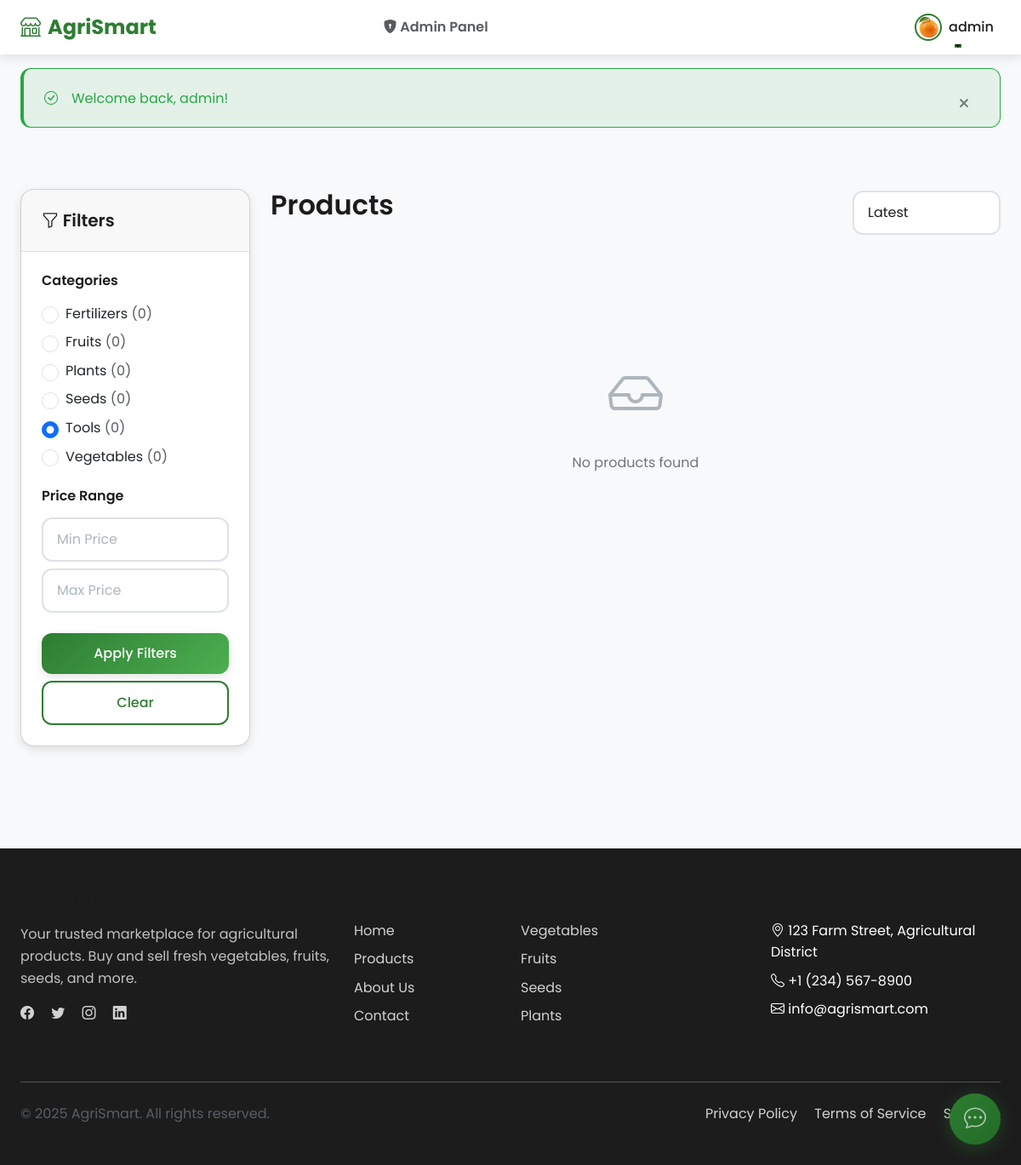
Screenshot of /public/products?category=5 (signed in) with the database file from the repository.
### tables this page shows
CREATE TABLE categories (
    id INT AUTO_INCREMENT PRIMARY KEY,
    name VARCHAR(100) NOT NULL UNIQUE,
    slug VARCHAR(100) NOT NULL UNIQUE,
    description TEXT,
    icon VARCHAR(50),
    image VARCHAR(255),
    is_active TINYINT(1) DEFAULT 1,
    created_at TIMESTAMP DEFAULT CURRENT_TIMESTAMP,
    updated_at TIMESTAMP DEFAULT CURRENT_TIMESTAMP ON UPDATE CURRENT_TIMESTAMP,
    INDEX idx_slug (slug),
    INDEX idx_active (is_active)
);

### app/controllers/ProductController.php (called while the page is built, shortened)
<?php
class ProductController {
    private $productModel;
    public function __construct() {
        $this->productModel = new Product();
    }
    public function index() {
        $page = $_GET['page'] ?? 1;
        $perPage = 12;
        $filters = [
            'category_id' => !empty($_GET['category']) ? $_GET['category'] : null,
            'search' => !empty($_GET['search']) ? $_GET['search'] : null,
            'min_price' => !empty($_GET['min_price']) ? $_GET['min_price'] : null,
            'max_price' => !empty($_GET['max_price']) ? $_GET['max_price'] : null,
            'sort' => $_GET['sort'] ?? 'latest'
        ];
        $products = $this->productModel->getAll($page, $perPage, $filters);
        $categories = $this->productModel->getCategories();
        require_once APP_PATH . '/views/products/index.php';
    }
}

### public/index.php (called while the page is built, shortened)
<?php
spl_autoload_register(function ($class) {
    $paths = [
        APP_PATH . '/controllers/',
        APP_PATH . '/models/',
        APP_PATH . '/middlewares/',
        APP_PATH . '/helpers/',
        APP_PATH . '/config/'
    ];
    foreach ($paths as $path) {
        $file = $path . $class . '.php';
        if (file_exists($file)) {
            return;
        }
    }
});
require_once APP_PATH . '/helpers/Security.php';
$route = $_GET['route'] ?? '';
$route = trim($route, '/');
$parts = $route ? explode('/', $route) : [];
$controller = $parts[0] ?? 'home';
$action = $parts[1] ?? 'index';
$params = array_slice($parts, 2);
$routeKey = $route;
if (isset($routes[$routeKey])) {
    $actionName = $routes[$routeKey]['action'];
} else {
    $controllerName = ucfirst($controller) . 'Controller';
    $actionName = $action;
}
try {
    $controllerInstance = new $controllerName();
    call_user_func_array([$controllerInstance, $actionName], $params);
} catch (Exception $e) {
    error_log("Application Error: " . $e->getMessage());
    http_response_code(500);
    require_once APP_PATH . '/views/errors/500.php';
    exit;
}

### app/config/database.php (called while the page is built, shortened)
<?php
class Database {
    private static $instance = null;
    private $connection;
    private function __construct() {
        try {
            $dsn = "mysql:host=" . self::HOST . ";dbname=" . self::DB_NAME . ";charset=utf8mb4";
            $options = [
                PDO::ATTR_ERRMODE => PDO::ERRMODE_EXCEPTION,
                PDO::ATTR_DEFAULT_FETCH_MODE => PDO::FETCH_ASSOC,
                PDO::ATTR_EMULATE_PREPARES => false,
                PDO::ATTR_PERSISTENT => false,
                PDO::MYSQL_ATTR_INIT_COMMAND => "SET NAMES utf8mb4"
            ];
            $this->connection = new PDO($dsn, self::USERNAME, self::PASSWORD, $options);
        } catch (PDOException $e) {
            die("Database Connection Failed: " . $e->getMessage());
        }
    }
    public static function getInstance() {
        if (self::$instance === null) {
            self::$instance = new self();
        }
        return self::$instance;
    }
    public function getConnection() {
        return $this->connection;
    }
}

### app/models/Product.php (called while the page is built, shortened)
<?php
class Product {
    private $db;
    public function __construct() {
        $this->db = Database::getInstance()->getConnection();
    }
    public function getCategories() {
        try {
            $sql = "SELECT c.*, COUNT(p.id) as products_count
                    FROM categories c
                    LEFT JOIN products p ON c.id = p.category_id AND p.is_active = 1
                    WHERE c.is_active = 1
                    GROUP BY c.id
                    ORDER BY c.name ASC";
            $stmt = $this->db->prepare($sql);
            $stmt->execute();
            return $stmt->fetchAll();
        } catch (PDOException $e) {
            error_log("Product getCategories error: " . $e->getMessage());
            return [];
        }
    }
}

### app/helpers/Security.php (called while the page is built, shortened)
<?php
class Security {
    public static function escape($data) {
        return htmlspecialchars($data, ENT_QUOTES, 'UTF-8');
    }
}

### app/views/products/index.php (the view, shortened to what this page needs)
<?php
require_once APP_PATH . '/views/layouts/header.php';
?>
<div class="container py-5">
    <div class="row">
        <div class="col-md-3 mb-4">
            <div class="card">
                <div class="card-header">
                    <h5 class="mb-0"><i class="bi bi-funnel"></i> Filters</h5>
                </div>
                <div class="card-body">
                    <form method="GET" action="<?php echo BASE_URL; ?>/products">
                        <div class="mb-4">
                            <h6 class="mb-3">Categories</h6>
                            <?php foreach ($categories as $cat): ?>
                            <div class="form-check mb-2">
                                <input type="radio" class="form-check-input" name="category"
                                       value="<?php echo $cat['id']; ?>"
                                       id="cat<?php echo $cat['id']; ?>"
                                       <?php echo (($_GET['category'] ?? '') == $cat['id']) ? 'checked' : ''; ?>>
                                <label class="form-check-label" for="cat<?php echo $cat['id']; ?>">
                                    <?php echo Security::escape($cat['name']); ?>
                                    <span class="text-muted">(<?php echo $cat['products_count']; ?>)</span>
                                </label>
                            </div>
                            <?php endforeach; ?>
                        </div>
                        <div class="mb-4">
                            <h6 class="mb-3">Price Range</h6>
                            <input type="number" class="form-control mb-2" name="min_price"
                                   placeholder="Min Price" value="<?php echo $_GET['min_price'] ?? ''; ?>">
                            <input type="number" class="form-control" name="max_price"
                                   placeholder="Max Price" value="<?php echo $_GET['max_price'] ?? ''; ?>">
                        </div>
                        <button type="submit" class="btn btn-primary w-100">Apply Filters</button>
                        <a href="<?php echo BASE_URL; ?>/products" class="btn btn-outline w-100 mt-2">Clear</a>
                    </form>
                </div>
            </div>
        </div>
        <div class="col-md-9">
            <div class="d-flex justify-content-between align-items-center mb-4">
                <h2>Products</h2>
                <div class="d-flex gap-2">
                    <select class="form-control" id="sortSelect" style="width: auto;">
                        <option value="latest" <?php echo (($_GET['sort'] ?? 'latest') === 'latest') ? 'selected' : ''; ?>>Latest</option>
                    </select>
                </div>
            </div>
            <div class="product-grid">
            </div>
            <?php if (empty($products['data'])): ?>
            <div class="text-center py-5">
                <i class="bi bi-inbox" style="font-size: 4rem; color: var(--text-light);"></i>
                <p class="text-secondary mt-3">No products found</p>
            </div>
            <?php endif; ?>
        </div>
    </div>
</div>
<?php require_once APP_PATH . '/views/layouts/footer.php'; ?>

### public/assets/css/style.css (style rules this page uses)
:root { --primary: #2E7D32; --primary-dark: #1B5E20; --primary-light: #4CAF50; --secondary: #81C784; --accent: #FFD54F; --accent-dark: #FFC107; --background: #F8F9FA; --surface: #FFFFFF; --text-primary: #1C1C1C; --text-secondary: #6C757D; --text-light: #ADB5BD; --border: #DEE2E6; --success: #28A745; --info: #17A2B8; --warning: #FFC107; --danger: #DC3545; --shadow-sm: 0 2px 4px rgba(0,0,0,0.08); --shadow-md: 0 4px 12px rgba(0,0,0,0.1); --shadow-lg: 0 10px 30px rgba(0,0,0,0.15); --shadow-xl: 0 20px 50px rgba(0,0,0,0.2); --radius-sm: 8px; --radius-md: 12px; --radius-lg: 16px; --radius-xl: 24px; --transition-fast: 0.2s ease; --transition-base: 0.3s ease; --transition-slow: 0.5s ease; --spacing-xs: 0.25rem; --spacing-sm: 0.5rem; --spacing-md: 1rem; --spacing-lg: 1.5rem; --spacing-xl: 2rem; --spacing-2xl: 3rem; }
* { margin: 0; padding: 0; box-sizing: border-box; }
html { font-size: 16px; scroll-behavior: smooth; }
body { font-family: 'Poppins', -apple-system, BlinkMacSystemFont, 'Segoe UI', Roboto, sans-serif; color: var(--text-primary); background-color: var(--background); line-height: 1.6; -webkit-font-smoothing: antialiased; -moz-osx-font-smoothing: grayscale; }
h1, h2, h3, h4, h5, h6 { font-weight: 600; line-height: 1.2; margin-bottom: var(--spacing-md); color: var(--text-primary); }
h2 { font-size: 2rem; }
h5 { font-size: 1.25rem; }
h6 { font-size: 1rem; }
p { margin-bottom: var(--spacing-md); color: var(--text-secondary); }
a { color: var(--primary); text-decoration: none; transition: var(--transition-fast); }
.container { width: 100%; max-width: 1200px; margin: 0 auto; padding: 0 var(--spacing-lg); }
.text-center { text-align: center; }
.mt-2 { margin-top: var(--spacing-md); }
.mt-3 { margin-top: var(--spacing-lg); }
.mb-2 { margin-bottom: var(--spacing-md); }
.mb-3 { margin-bottom: var(--spacing-lg); }
.mb-4 { margin-bottom: var(--spacing-xl); }
.py-5 { padding-top: var(--spacing-2xl); padding-bottom: var(--spacing-2xl); }
.btn { display: inline-flex; align-items: center; justify-content: center; gap: var(--spacing-sm); padding: 0.75rem 1.5rem; font-size: 1rem; font-weight: 500; font-family: inherit; border: none; border-radius: var(--radius-md); cursor: pointer; transition: all var(--transition-base); text-decoration: none; white-space: nowrap; position: relative; overflow: hidden; }
.btn::before { content: ''; position: absolute; top: 50%; left: 50%; width: 0; height: 0; border-radius: 50%; background: rgba(255, 255, 255, 0.3); transform: translate(-50%, -50%); transition: width 0.6s, height 0.6s; }
.btn-primary { background: linear-gradient(135deg, var(--primary) 0%, var(--primary-light) 100%); color: white; box-shadow: var(--shadow-md); }
.btn-outline { background: transparent; color: var(--primary); border: 2px solid var(--primary); }
.card { background: var(--surface); border-radius: var(--radius-lg); box-shadow: var(--shadow-md); overflow: hidden; transition: all var(--transition-base); height: 100%; }
.card-header { padding: var(--spacing-lg); border-bottom: 1px solid var(--border); font-weight: 600; }
.card-body { padding: var(--spacing-lg); }
.form-control { width: 100%; padding: 0.75rem 1rem; font-size: 1rem; font-family: inherit; border: 2px solid var(--border); border-radius: var(--radius-md); background: var(--surface); color: var(--text-primary); transition: all var(--transition-fast); }
.form-control::placeholder { color: var(--text-light); }
.form-check { display: flex; align-items: center; gap: var(--spacing-sm); margin-bottom: var(--spacing-sm); }
.form-check-input { width: 1.25rem; height: 1.25rem; cursor: pointer; }
.product-grid { display: grid; grid-template-columns: repeat(auto-fill, minmax(280px, 1fr)); gap: var(--spacing-xl); padding: var(--spacing-xl) 0; }

### rows the page displays
categories: category "☐ Fertilizers (0)", name "Fertilizers", products_count "0"
categories: category "☐ Fruits (0)", name "Fruits", products_count "0"
categories: category "☐ Plants (0)", name "Plants", products_count "0"
categories: category "☐ Seeds (0)", name "Seeds", products_count "0"
categories: category "☑ Tools (0)", name "Tools", products_count "0"
categories: category "☐ Vegetables (0)", name "Vegetables", products_count "0"

### other values shown
Security::escape($user['full_name']) "admin"
Security::escape($_SESSION['success']) "Welcome back, admin!"
